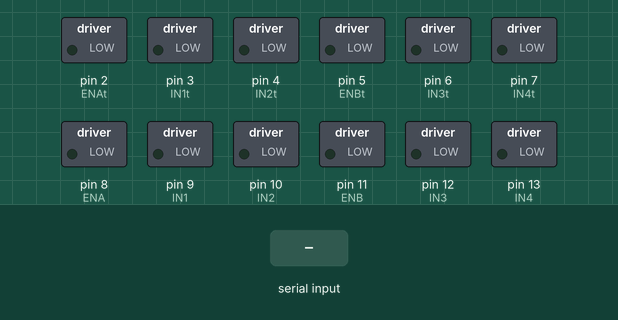
Simulated run of this sketch. Board: Arduino Uno, built with avr-gcc and run on an emulated ATmega328P. On the bench: switched loads named in the sketch (green lamp = pin HIGH). Inputs (shaded band) come from the test bench. What the sketch prints to the serial monitor is not drawn.

Above: at 1.2 s.
1.3 s: "w" received over the second serial link
At 2.5 s:
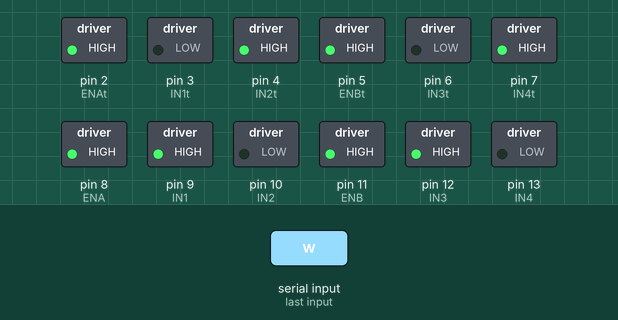
2.8 s: "a" received over the second serial link
At 3.7 s:
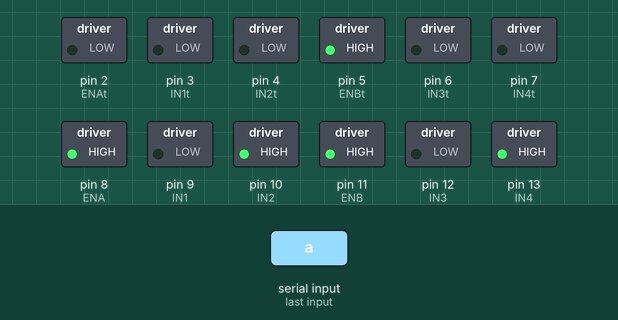
4.3 s: "d" received over the second serial link
At 4.8 s:
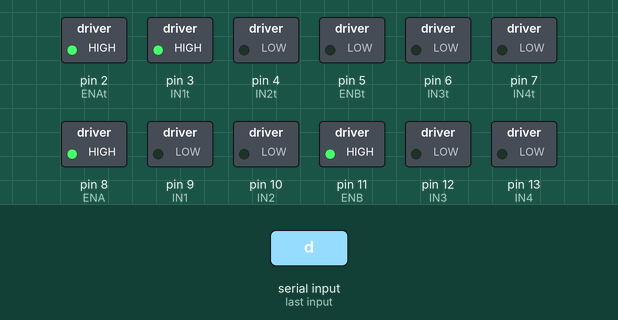
5.8 s: "s" received over the second serial link
At 7.0 s:
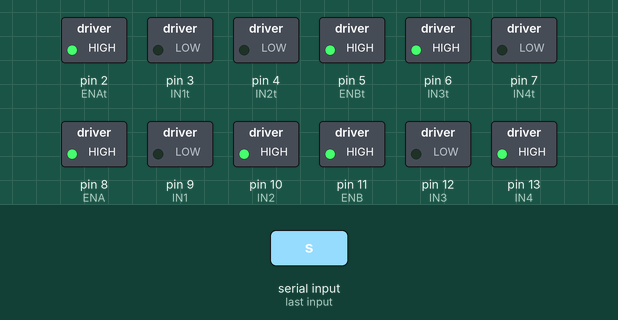
7.3 s: "a" received over the second serial link
At 8.3 s:
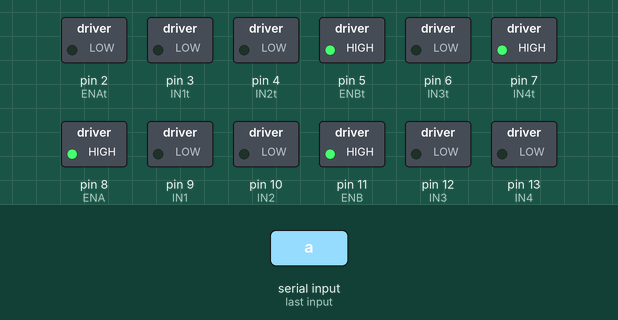
8.8 s: "w" received over the second serial link
At 9.4 s:
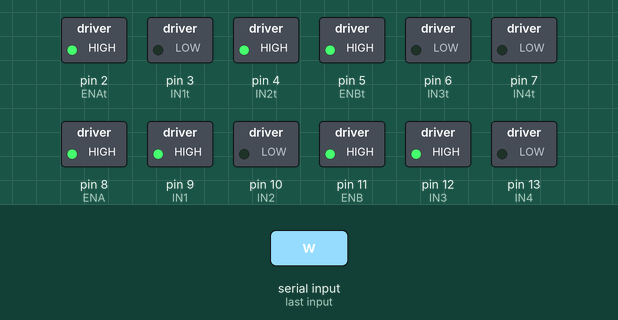
Timing chart, 0 to 11.3 s (numbered marks = the images above; inputs shaded):
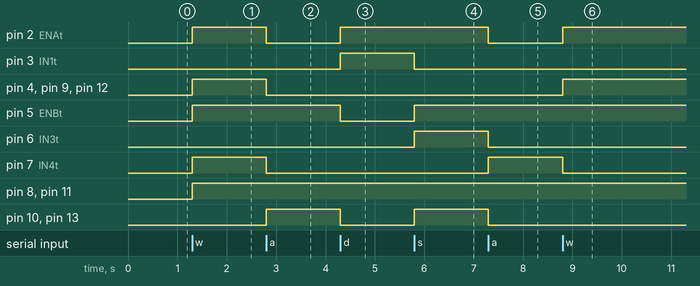

The sketch:

modifacion_arduino_robot_sumo.ino
```cpp
#include <SoftwareSerial.h>

SoftwareSerial miBT(0, 1);   //Crea conexion al bluetooth - PIN 2 a TX y PIN 3 a RX
char DATO = 0;


//Motores Traseros

//PINES DEL  MODULO A
int ENAt = 2;
int IN1t = 3;
int IN2t = 4;

//PINES DEL  MODULO B

int ENBt = 5;
int IN3t = 6;
int IN4t = 7;

//Motores Delanteros

//PINES DEL  MODULO A
int ENA = 8;
int IN1 = 9;
int IN2 = 10;

//PINES DEL  MODULO B

int ENB = 11;
int IN3 = 12;
int IN4 = 13;


void setup() {
  Serial.begin(9600);
  miBT.begin(9600);

  //MOTORES DERECHOS DELANTEROS DEFINICION EN PINMODE
  pinMode(IN1, OUTPUT);
  pinMode(IN2, OUTPUT);
  pinMode(ENA, OUTPUT);
  //MOTORES IZQUIERDA DELANTEROS DEFINICION EN PINMODE
  pinMode(IN3, OUTPUT);
  pinMode(IN4, OUTPUT);
  pinMode(ENB, OUTPUT);
  //MOTORES DERECHOS TRASEROS DEFINICION EN PINMODE
  pinMode(IN1t, OUTPUT);
  pinMode(IN2t, OUTPUT);
  pinMode(ENAt, OUTPUT);
  //MOTORES IZQUIERDOS TRASEROS DEFINICION EN PINMODE
  pinMode(IN3t, OUTPUT);
  pinMode(IN4t, OUTPUT);
  pinMode(ENBt, OUTPUT);

}

void loop() {
int VELOCIDAD = 100;
  if (miBT.available()) {
    DATO = miBT.read();
    Serial.println(DATO);
    if (DATO == 'w') {   //HACIA ADELANTE
      Serial.print("ROBOT AVANZANDO");
      //MOTOR DERECHO TRASEROS
      digitalWrite(IN1t, LOW);
      digitalWrite(IN2t, !digitalRead(IN2t));
      digitalWrite(ENAt, VELOCIDAD);
      //MOTOR IZQUIERDO TRASEROS
      digitalWrite(IN3t, LOW);
      digitalWrite(IN4t, !digitalRead(IN4t));
      digitalWrite(ENBt, VELOCIDAD);

      //MOTORES DELANTEROS
      digitalWrite(IN1, !digitalRead(IN1));
      digitalWrite(IN2, LOW);
      digitalWrite(ENA, VELOCIDAD);
      //MOTOR IZQUIERDO DELANTERO
      digitalWrite(IN3, !digitalRead(IN3));
      digitalWrite(IN4, LOW);
      digitalWrite(ENB, VELOCIDAD);

    } else if (DATO == 'a') {               //HACIA LA IZQUIERDA
      Serial.print("ROBOT GIRANDO A LA IZQUIERDA");
      //motor a
      digitalWrite(IN1t, LOW);
      digitalWrite(IN2t, LOW);
      digitalWrite(ENAt, LOW);
      //MOTOR IZQUIERDO TRASEROS
      digitalWrite(IN3t, LOW);
      digitalWrite(IN4t, !digitalRead(IN4t));
      digitalWrite(ENBt, 255);

      digitalWrite(IN1, LOW);
      digitalWrite(IN2, !digitalRead(IN2));
      digitalWrite(ENA, 255);
      digitalWrite(IN3, LOW);
      digitalWrite(IN4, !digitalRead(IN4));
      digitalWrite(ENB, 255);

    } else if (DATO == 'd') {               //HACIA LA DERECHA
      Serial.print("ROBOT GIRANDO A LA DERECHA");
      digitalWrite(IN1t, !digitalRead(IN1t));
      digitalWrite(IN2t, LOW);
      digitalWrite(ENAt, 255);
      //MOTOR IZQUIERDO TRASEROS
      digitalWrite(IN3t, LOW);
      digitalWrite(IN4t, LOW);
      digitalWrite(ENBt, LOW);

      digitalWrite(IN1, LOW);
      digitalWrite(IN2, !digitalRead(IN2));
      digitalWrite(ENA, 255);
      digitalWrite(IN3, LOW);
      digitalWrite(IN4, !digitalRead(IN4));
      digitalWrite(ENB, VELOCIDAD);
    } else if (DATO == 's') {                 //HACIA ATRAS
      Serial.print("ROBOT RETROSEDIENDO");
      //MOTOR DERECHO TRASEROS
      digitalWrite(IN1t, !digitalRead(IN1t));
      digitalWrite(IN2t, LOW);
      digitalWrite(ENAt, VELOCIDAD);
      //MOTOR IZQUIERDO TRASEROS
      digitalWrite(IN3t, !digitalRead(IN3t));
      digitalWrite(IN4t, LOW);
      digitalWrite(ENBt, VELOCIDAD);

      //MOTORES DELANTEROS
      //MOTOR DERECHO DELANTERO
      digitalWrite(IN1, LOW);
      digitalWrite(IN2, !digitalRead(IN2));
      digitalWrite(ENA, VELOCIDAD);
      //MOTOR IZQUIERDO DELANTERO
      digitalWrite(IN3, LOW);
      digitalWrite(IN4, !digitalRead(IN4));
      digitalWrite(ENB, VELOCIDAD);
    } else if (DATO == 'N') {                  //Stop - Pare, Carrito detenido
      Serial.print("ROBOT DETENIDO");
      //MOTOR DERECHO TRASEROS
      digitalWrite(IN1t, LOW);
      digitalWrite(IN2t, LOW);
      digitalWrite(ENAt, LOW);
      //MOTOR IZQUIERDO TRASEROS
      digitalWrite(IN3t, LOW);
      digitalWrite(IN4t, LOW);
      digitalWrite(ENBt, LOW);

      //MOTORES DELANTEROS
      //MOTOR DERECHO DELANTERO
      digitalWrite(IN1, LOW);
      digitalWrite(IN2, LOW);
      digitalWrite(ENA, LOW);
      //MOTOR IZQUIERDO DELANTERO
      digitalWrite(IN3, LOW);
      digitalWrite(IN4, LOW);
      digitalWrite(ENB, LOW);
    }
  }
}
```

Measured:
- after the input at 1.3 s, pin 2 (ENAt), pin 4 (IN2t), pin 5 (ENBt), pin 7 (IN4t), pin 8 (ENA), pin 9 (IN1), pin 11 (ENB), pin 12 (IN3): LOW → HIGH at once
- after the input at 2.8 s, pin 2 (ENAt), pin 4 (IN2t), pin 7 (IN4t), pin 9 (IN1), pin 12 (IN3): HIGH → LOW at once; pin 10 (IN2), pin 13 (IN4): LOW → HIGH at once
- after the input at 4.3 s, pin 2 (ENAt), pin 3 (IN1t): LOW → HIGH at once; pin 5 (ENBt), pin 10 (IN2), pin 13 (IN4): HIGH → LOW at once
- after the input at 5.8 s, pin 3 (IN1t): HIGH → LOW at once; pin 5 (ENBt), pin 6 (IN3t), pin 10 (IN2), pin 13 (IN4): LOW → HIGH at once
- after the input at 7.3 s, pin 2 (ENAt), pin 6 (IN3t), pin 10 (IN2), pin 13 (IN4): HIGH → LOW at once; pin 7 (IN4t): LOW → HIGH at once
- after the input at 8.8 s, pin 2 (ENAt), pin 4 (IN2t), pin 9 (IN1), pin 12 (IN3): LOW → HIGH at once; pin 7 (IN4t): HIGH → LOW at once
